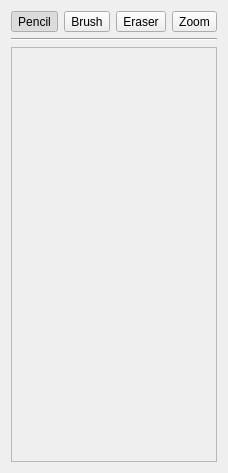
<?xml version="1.0" encoding="UTF-8"?>
<ui version="4.0">
 <class>FreehandControls</class>
 <widget class="QWidget" name="FreehandControls">
  <property name="geometry">
   <rect>
    <x>0</x>
    <y>0</y>
    <width>208</width>
    <height>473</height>
   </rect>
  </property>
  <property name="windowTitle">
   <string>Form</string>
  </property>
  <layout class="QVBoxLayout" name="verticalLayout">
   <item>
    <layout class="QGridLayout" name="gridLayout">
     <item row="0" column="0">
      <widget class="QToolButton" name="toolButton">
       <property name="text">
        <string>Pencil</string>
       </property>
       <property name="checkable">
        <bool>true</bool>
       </property>
       <property name="checked">
        <bool>true</bool>
       </property>
      </widget>
     </item>
     <item row="0" column="1">
      <widget class="QToolButton" name="toolButton_2">
       <property name="text">
        <string>Brush</string>
       </property>
       <property name="checkable">
        <bool>true</bool>
       </property>
      </widget>
     </item>
     <item row="0" column="2">
      <widget class="QToolButton" name="toolButton_3">
       <property name="text">
        <string>Eraser</string>
       </property>
       <property name="checkable">
        <bool>true</bool>
       </property>
      </widget>
     </item>
     <item row="0" column="3">
      <widget class="QToolButton" name="toolButton_4">
       <property name="text">
        <string>Zoom</string>
       </property>
       <property name="checkable">
        <bool>true</bool>
       </property>
      </widget>
     </item>
    </layout>
   </item>
   <item>
    <widget class="Line" name="line">
     <property name="orientation">
      <enum>Qt::Horizontal</enum>
     </property>
    </widget>
   </item>
   <item>
    <widget class="QScrollArea" name="scrollArea">
     <property name="widgetResizable">
      <bool>true</bool>
     </property>
     <widget class="QWidget" name="scrollAreaWidgetContents">
      <property name="geometry">
       <rect>
        <x>0</x>
        <y>0</y>
        <width>188</width>
        <height>411</height>
       </rect>
      </property>
     </widget>
    </widget>
   </item>
  </layout>
 </widget>
 <resources/>
 <connections/>
</ui>
